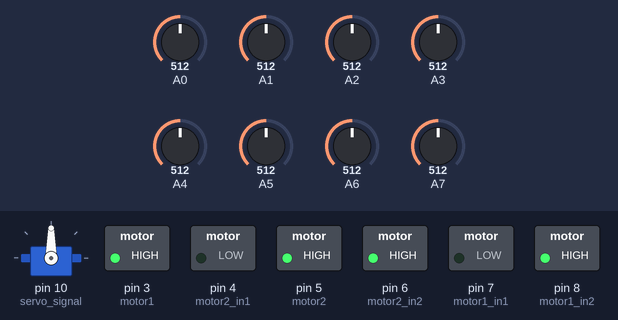
A sketch run on a simulated Arduino Nano, built with avr-gcc and run on an emulated ATmega328P. Shown: servo, switched loads named in the sketch (green lamp = pin HIGH). The test bench sets the inputs (shaded band); at power-on: A0 = 512, A1 = 512, A2 = 512, A3 = 512, A4 = 512, A5 = 512, A6 = 512, A7 = 512. EEPROM starts erased; what the sketch prints to the serial monitor is not drawn.

Above: at 0.05 s.
At 2.6 s:
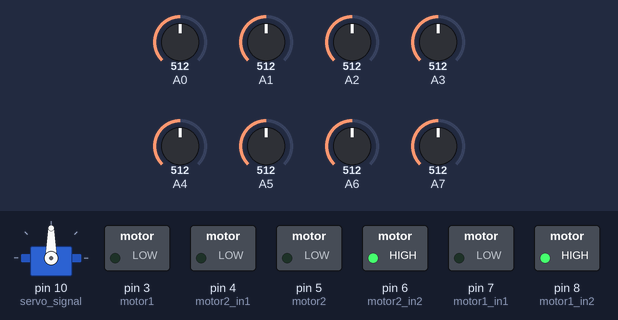
Timing chart, 0 to 5.9 s (numbered marks = the images above):
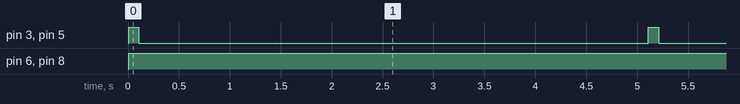

The sketch:

current_nai.ino
```cpp
#include<EEPROM.h>
#include <QTRSensors.h>
#include <NewPing.h>
#include <Servo.h>
//defining motor pins
#define motor1_in1 7
#define motor1_in2 8
#define motor2_in1 4
#define motor2_in2 6
#define motor1 3    //left motor
#define motor2 5    //right motor
//defining servo
#define servo_signal 10
//defining ultra_sound
#define echo 11
#define trigger 12
//defining sensor emitter pin
#define NUM_SENSORS             8  // number of sensors used
#define NUM_SAMPLES_PER_SENSOR  4  // average 4 analog samples per sensor reading
#define EMITTER_PIN             6  // emitter is controlled by digital pin 6
#define TRIGGER_PIN  12  // Arduino pin tied to trigger pin on the ultrasonic sensor.
#define ECHO_PIN     11  // Arduino pin tied to echo pin on the ultrasonic sensor.
#define MAX_DISTANCE 30 // Maximum distance we want to ping for (in centimeters). Maximum sensor distance is rated at 400-500cm.

NewPing sonar(TRIGGER_PIN, ECHO_PIN, MAX_DISTANCE); // NewPing setup of pins and maximum distance.

QTRSensorsAnalog qtra((unsigned char[]) {A0, A1, A2, A3, A4, A5, A6, A7},
  NUM_SENSORS, NUM_SAMPLES_PER_SENSOR, EMITTER_PIN);
unsigned int sensorValues[NUM_SENSORS];

Servo USound;


unsigned int white_value[NUM_SENSORS];
unsigned int black_value[NUM_SENSORS];
unsigned int mid_value[NUM_SENSORS];
char directionInObstacles;

static float err[2000]={};
static double integral = 2;
static double prev_integral[4]={};
static double max_integral=0;
int integralCapacity=2000;
unsigned long loop_timer=0;
static float prev_error=0;

int Kp=220;
int Ki=35.3;
int Kd=7;
float max_drive = Kp*5.5*5.5*5.5 + Ki*18.0+Kd*1;
boolean callibrated=false;
boolean pathSearched=false;
boolean BLACK=0;
boolean WHITE=1;
boolean TRACK =BLACK;
boolean sensorReading[8]={};
short int wayVectors[9]={};

static boolean isZ_l=false;
static boolean isZ_r=false;
static boolean isI=false;
static boolean isT=false;
static boolean isL_l=false;
static boolean isL_r=false;

boolean isLmostTouched=false;


int leftDistance=0;
int rightDistance=0;


///////////////////////////////////////////////////////////////////////////setting the direction of rotation of motors/////////////////////////////////////////////////////////////
void setMotorRotationDirection(char m,char d)
{
 if(m=='l')
{
 if(d=='b')
 {
  digitalWrite(motor1_in1,HIGH);
  digitalWrite(motor1_in2,LOW);
 }
 else if(d=='f')
 {
   digitalWrite(motor1_in1,LOW);
  digitalWrite(motor1_in2,HIGH);
 }
}
else if(m=='r')
{
 if(d=='b')
 {
  digitalWrite(motor2_in1,HIGH);
  digitalWrite(motor2_in2,LOW);
 }
 else if(d=='f')
 {
   digitalWrite(motor2_in1,LOW);
  digitalWrite(motor2_in2,HIGH);
 }
}
}


//////////////////////////////////////////////////////////////////////calculating the error////////////////////////////////////////////////////////////
float getCurrentPosition()
{
  float end=0;
  float distance=0;
  for(int i=0;i<NUM_SENSORS;i++)
  {
    if(sensorReading[i]==0){
      end=i+1;
      distance++;
    }
  }
  if(distance==0)
  {
    return prev_error;
  }
  float cur_pos = (end-distance/2.0)-((float)NUM_SENSORS/2);
  Serial.print("\n");
  for(int i=0;i<8;i++)
  {
  //Serial.print(" ");
  // Serial.print(sensorReading[i]);
  }

  if(cur_pos!=0) cur_pos=(abs(cur_pos)+2)*(cur_pos/abs(cur_pos));


  if(abs(cur_pos)<=2.9)
  {
    if(abs(integral)>abs(max_integral)) max_integral=integral;
    Serial.print("mxi ");
  Serial.print(max_integral);
  Serial.print("int ");
  Serial.print(integral);

  for(int i=0;i<4;i++)
  {
    prev_integral[3-i]=prev_integral[2-i];

  }
  prev_integral[0]=integral;
  for(int i=0;i<4;i++)
  {
   Serial.print("...>");
   Serial.print(prev_integral[i]);
  }

  integral=0;
  //if((abs(prev_integral[1]-prev_integral[3]))>abs(max_integral*0.1)) Kp++;
  //else if((abs(prev_integral[3]-prev_integral[1]))>(max_integral*0.1)) Kp--;
  }

  EEPROM.write(0,Kp);
  Serial.print("\n\n");
  Serial.print(cur_pos);
  Serial.print(" ");
  Serial.print(Kp);

  return cur_pos;
}

////////////////////////////////////////////////////////////////////determining the  direction of robot in section2//////////////////////////////
void determineDirectionInObstacles()
{
  int left_weight=0,right_weight=0;
  for(int i=0;i<4;i++)
  {
    left_weight+=wayVectors[i];
  }
  for(int i=4;i<8;i++)
  {
    right_weight+=wayVectors[i];
  }
  if(wayVectors[3]==0&&wayVectors[4]==0&&wayVectors[5]==0)
  {
    if((wayVectors[0]>1)&&(wayVectors[0]<8))
    {
      Serial.print(wayVectors[0]);
      Serial.print("-->..");
      directionInObstacles='r';
    }
    else if((wayVectors[8]>1)&&(wayVectors[8]<8))
    {
      Serial.print(wayVectors[8]);
      Serial.print("-->..");
      directionInObstacles='l';
    }
    else directionInObstacles='f';

  }
  else if(left_weight>right_weight) directionInObstacles='R';
  else if(right_weight>left_weight) directionInObstacles='L';

  Serial.print("            <<");
  Serial.print(directionInObstacles);


}

/////////////////////////////////////////////////////////////////moving the robot in section2//////////////////////////////////////
void goBetweenObstacles()
{
 if (directionInObstacles=='f')
 {
   setMotorRotationDirection('l','f');
  setMotorRotationDirection('r','f');
  analogWrite(motor1,255);
  analogWrite(motor2,255);
  delay(400);
 }
 else if(directionInObstacles=='r')
 {
   setMotorRotationDirection('l','f');
  setMotorRotationDirection('r','b');
  analogWrite(motor1,0);
  analogWrite(motor2,255);
  delay(50);
 }
 else if(directionInObstacles=='l')
 {
   setMotorRotationDirection('l','b');
  setMotorRotationDirection('r','f');
  analogWrite(motor1,255);
  analogWrite(motor2,0);
  delay(50);
 }
 else if(directionInObstacles=='L')
 {
   setMotorRotationDirection('l','b');
  setMotorRotationDirection('r','f');
  analogWrite(motor1,255);
  analogWrite(motor2,100);
  delay(200);
 }
 else if(directionInObstacles=='R')
 {
   setMotorRotationDirection('l','f');
  setMotorRotationDirection('r','b');
  analogWrite(motor1,100);
  analogWrite(motor2,255);
  delay(200);
 }
 analogWrite(motor1,0);
  analogWrite(motor2,0);


}

//////////////////////////////////////////////////////////////////determining PID pwm////////////////////////////////////////////////////////////////
int determinePWM()
{


  float error=getCurrentPosition();

  //Serial.print("lksjfd");
 // int error = getCurrentPosition();

 /* for(int i=0;i<integralCapacity;i++)
    {
      err[(integralCapacity-1)-i]=err[(integralCapacity-2)-i];
    }
    if(error!=0)
    {
    for(int i=0;i<integralCapacity;i++)
    {
      integral=integral+err[i];
    }
    }
    else integral=0;

  err[0]=error;
*/

  integral=integral+error;
  float derivative = (error - prev_error);
  float drive = 1.10*error*Kp*error*error+integral*Ki+derivative*Kd;
  int displacement = ((float)drive/(float)max_drive)*(float)250;
  if(displacement>250) displacement=250;
  if(displacement<-250) displacement=-250;
  prev_error=error;
  Serial.print("\nin pwm:  ");
 Serial.print(error);
  Serial.print(" integral>> ");
 Serial.print(integral);
 Serial.print("  ");
  Serial.print(derivative);
  Serial.print("  ");
  Serial.print(displacement);
  Serial.print("  ");
 Serial.print(drive);
  Serial.print("  \n");


  if(displacement>0)//move right
  {
   analogWrite(motor2,255);
   //digitalWrite(Motor_left_2,LOW);
   analogWrite(motor1,255-displacement);
   //digitalWrite(Motor_right_2,LOW);

  }

  else
  {
    analogWrite(motor2,255+displacement);
  // digitalWrite(Motor_left_2,LOW);
   analogWrite(motor1,255);
  // digitalWrite(Motor_right_2,LOW);

  }


  return displacement;


}

//////////////////////////////////////////////////////////////////////////////////////////////////////Callibrating sensors////////////////////////////////////////////////////
void callibrate()
{

  Serial.print("\nCallibrating sensors....\n");
  setMotorRotationDirection('l','f');
  setMotorRotationDirection('r','f');
  analogWrite(motor1,255);
  analogWrite(motor2,255);
  delay(100);
  analogWrite(motor1,0);
  analogWrite(motor2,0);

 Serial.print("\n\nplace on white surface\n");
 delay(5000);
 qtra.read(sensorValues,QTR_EMITTERS_ON);
 for(int i=0;i<8;i++)
 {
   white_value[i]=sensorValues[i];
   Serial.print(white_value[i]);
    Serial.print(" ");
 }
 analogWrite(motor1,255);
  analogWrite(motor2,255);
  delay(100);
  analogWrite(motor1,0);
  analogWrite(motor2,0);
 Serial.print("\n\nplace on black surface\n");
 delay(5000);
 qtra.read(sensorValues,QTR_EMITTERS_ON);
 for(int i=0;i<8;i++)
 {
   black_value[i]=sensorValues[i];
    Serial.print(black_value[i]);
    Serial.print(" ");
 }
 analogWrite(motor1,255);
  analogWrite(motor2,255);
  delay(100);
  analogWrite(motor1,0);
  analogWrite(motor2,0);
 Serial.print("\n\ncalculating average value\n");
 for(int i=0;i<8;i++)
 {
  mid_value[i]=(white_value[i]+black_value[i])/2;

   Serial.print(mid_value[i]);
    Serial.print(" ");
 }
 delay(5000);

}
//////////////////////////////////////////////////////////////////////setting digital values of sensors from analog values///////////////////////////////////
void readSensors()
{
 qtra.read(sensorValues);
 for(int i=0;i<8;i++)
{
 if(sensorValues[i]<mid_value[i]) sensorReading[i]=1^TRACK;
 else sensorReading[i]=0^TRACK;
}
}

//////////////////////////////////////////////////////////////////////finding way for obstacle avoiding in section two///////////////////////////////////////
void findWay()
{
  USound.write(0);
  delay(500);
  for(int i=20;i<=180;i+=20)
  {
    USound.write(i);
    delay(150);
    wayVectors[8-(i/20-1)]=sonar.ping()/ US_ROUNDTRIP_CM;
    delay(10);

  }

  for(int i=0;i<9;i++)
  {
   Serial.print(wayVectors[i]);
    Serial.print(" ");
  }
  Serial.print("\n");

}

void searchPath()
{

  USound.write(160);
  delay(500);
  leftDistance=(sonar.ping()/US_ROUNDTRIP_CM);
  USound.write(40);
  delay(500);
  rightDistance=(sonar.ping()/US_ROUNDTRIP_CM);
  USound.write(100);

  Serial.print(leftDistance);
  Serial.print("  ");
  Serial.print(rightDistance);
  Serial.print("  \n");


}

void avoidObstacle()
{
 searchPath();
 setMotorRotationDirection('l','f');
  setMotorRotationDirection('r','f');
 analogWrite(motor1,255);
 analogWrite(motor2,0);
 delay(500);
 analogWrite(motor1,255);
 analogWrite(motor2,255);
 delay(500);
 USound.write(20);
 while(1)
 {
   int distance=sonar.ping()/US_ROUNDTRIP_CM;
  if(distance>1&&distance<15)
  {
  analogWrite(motor1,255);
 analogWrite(motor2,0);
 delay(10);
  }
  else
  {
   analogWrite(motor1,0);
 analogWrite(motor2,255);
 delay(10);
  }
 }


}

boolean isObstacleInFront()
{
 int distance=sonar.ping();
 distance=distance/US_ROUNDTRIP_CM;
 Serial.print(distance);
 Serial.print(" \n");
 if(distance<15&&distance>4)
 {
   pathSearched=false;
   return true;

 }
 else return false;

}

boolean isDeadEnd()
{
  for(int i=0;i<8;i++)
  {
   if(sensorReading[i]==0)
    return false;
  }
  return true;
}


///////////////////////////////////////////////////////////////////////////////////////////checkEnd()//////////////////////////////////////////////////
void checkEnd()
{
  Serial.print("\n\n in check end\n\n\n");

   readSensors();
   if((abs(millis()-loop_timer)>5000)&&!isDeadEnd())
   {
    loop_timer=millis();
    isI=false;
    isT=false;
    isZ_l=false;
    isZ_r=false;
    isL_l=false;
    isL_r=false;
    Serial.print("\n\neverything cleared... \n\n");
   }
  if((sensorReading[0]==1&&(sensorReading[3]==0||sensorReading[4]==0)&&sensorReading[7]==1)&&!isZ_l&&!isZ_r&&!isL_l&&!isL_r&&!isT)
  {
   isI=true;
   Serial.print("\n\nis IIIIIIIIII");

  }
   else if(((sensorReading[0]==0&&sensorReading[1]==0&&sensorReading[2]==0&&sensorReading[3]==0)&&sensorReading[7]==1)&&!isZ_l&&!isZ_r&&!isT)
   {
   isL_r=true;
   Serial.print("\n\nis L rrrrrrrr");
   }
   else if(((sensorReading[7]==0&&sensorReading[6]==0&&sensorReading[5]==0&&sensorReading[4]==0)&&sensorReading[0]==1)&&!isZ_l&&!isZ_r&&!isT)
   {
   isL_l=true;
   Serial.print("\n\nis L lllllllllllll");
   }

   else if((sensorReading[0]==0&&(sensorReading[1]==1||sensorReading[2]==1)&&(sensorReading[3]==0||sensorReading[4]==0||sensorReading[5]==0)&&sensorReading[7]==1)&&!isT&&!isZ_l&&!isZ_r)
   {
   isZ_l=true;
   Serial.print("\n\nis Z llllllllllllll");
   }
   else if((sensorReading[7]==0&&(sensorReading[6]==1||sensorReading[5]==1)&&(sensorReading[4]==0||sensorReading[3]==0||sensorReading[2]==0)&&sensorReading[0]==1)/!isT&&!isZ_l&&!isZ_r)
   {
   isZ_r=true;
   Serial.print("\n\nis Z rrrrrrrrrrrr");
   }
   else if(sensorReading[0]==0&&sensorReading[1]==0&&sensorReading[2]==0&&sensorReading[3]==0&&sensorReading[4]==0&&sensorReading[5]==0&&sensorReading[6]==0&&sensorReading[7]==0)
   {
   isT=true;
   Serial.print("\n\nis TTTTTTTTTTTTTTTTTT");
   }


}

//////////////////////////////////////////////////////////////////////////turn()///////////////////////////

void setWhichOneTouched()
{
  readSensors();
 if((sensorReading[0]==0)&&(sensorReading[7]==1)) isLmostTouched=true;
 else if((sensorReading[0]==1)&&(sensorReading[7]==0)) isLmostTouched=false;

}
//////////////////////////////////////isCentr()//////////////////////////////////////////////////////////////////////////////////////////////////////////////////////////////

boolean isCentr()
{
 if(getCurrentPosition()>=4)
return true;
else return false;
}
//////////////////////////////////////////////////////////                              turn()///////////////////////////////////////////////////////////////////////
void turn()
{
  Serial.print("\n\nTurn\n\n");
 setWhichOneTouched();
 Serial.print("<T ");
 Serial.print(isT);
  Serial.print("> ");
 Serial.print("<Zl ");
 Serial.print(isZ_l);
  Serial.print("> ");
  Serial.print("<Zr ");
 Serial.print(isZ_r);
  Serial.print("> ");
  Serial.print("<Ll ");
 Serial.print(isL_l);
  Serial.print("> ");
  Serial.print("<Lr ");
 Serial.print(isL_r);
  Serial.print("> ");
  Serial.print("<I ");
 Serial.print(isI);
  Serial.print("> ");
  for(int i=0;i<8;i++)
  {
   Serial.print(sensorReading[i]);
  }
  Serial.print("\n");
if(isT)
{
  Serial.print("\n this is T....\n");
  analogWrite(motor1,0);
  analogWrite(motor2,255);
 // if(isCentr())
 // isT=false;
}
  else if(isZ_l)
{
  Serial.print("\n this is Z left....\n");
   analogWrite(motor1,0);
  analogWrite(motor2,255);
 // if(isCentr())
  //isZ_l=false;
}
else if(isZ_r)
{
  Serial.print("\n this is Z_right....\n");
    analogWrite(motor1,255);
  analogWrite(motor2,0);
 // if(isCentr())
 // isZ_r=false;
}
else if(isL_l)
{
  Serial.print("\n this is L_left....\n");
    analogWrite(motor1,0);
  analogWrite(motor2,255);
 // if(isCentr())
 // isL_l=false;
}
else if(isL_r)
{
  Serial.print("\n this is L_right....\n");
    analogWrite(motor1,255);
  analogWrite(motor2,0);
  //if(isCentr())
  //isT=false;
}
else if(isI)
{
  Serial.print("\n this is I_right....\n");
  //isI=false;
}

}

void setup()
{

  Serial.begin(9600);
  USound.attach(servo_signal);
  pinMode(motor1_in1,OUTPUT);
  pinMode(motor1_in2,OUTPUT);
  pinMode(motor2_in1,OUTPUT);
  pinMode(motor2_in2,OUTPUT);

  //pinMode(servo_signal,OUTPUT);

  pinMode(A0,INPUT);
  pinMode(A1,INPUT);
  pinMode(A2,INPUT);
  pinMode(A3,INPUT);
  pinMode(A4,INPUT);
  pinMode(A5,INPUT);
  pinMode(A6,INPUT);
  pinMode(A7,INPUT);

}

void loop()
{

 /* if(isObstacleInFront()&&pathSearched==false)
  {
  avoidObstacle();
  pathSearched=true;
  }

  if(callibrated==false)
  {
  callibrate();
  callibrated=true;
  }
  readSensors();
  setMotorRotationDirection('l','f');
  setMotorRotationDirection('r','f');
 determinePWM();


  if(callibrated==false)
  {
  callibrate();
  callibrated=true;
  }
  if(isDeadEnd())
  {
    Serial.print("deadEnd\n\n");

  }
  else Serial.print("on line\n\n");
  for(int i=0;i<8;i++)
  {
    Serial.print(" ");
    Serial.print(sensorReading[i]);
  }
  delay(200);
  if(callibrated==false)
  {
  callibrate();
  callibrated=true;
  }
  readSensors();
  setMotorRotationDirection('l','f');
  setMotorRotationDirection('r','f');
 determinePWM();


 findWay();
 determineDirectionInObstacles();
 goBetweenObstacles();


  */
  if(!isDeadEnd()&&(abs(prev_error)<=4.5))
  {
  checkEnd();
  }

 if(callibrated==false)
  {
  callibrate();
  callibrated=true;
  }
  readSensors();
  setMotorRotationDirection('l','f');
  setMotorRotationDirection('r','f');
  if(isDeadEnd()&&(abs(prev_error)<=4.5))
  {


    turn();
    //Serial.print("deadEnd\n\n");

  }
  else
  determinePWM();


/*
USound.write(20);
delay(150);
USound.write(40);
delay(150);
USound.write(60);
delay(150);
USound.write(80);
delay(150);
USound.write(100);
delay(150);
USound.write(120);
delay(150);
USound.write(140);
delay(150);
USound.write(160);
delay(150);
USound.write(180);
delay(150);
USound.write(160);
delay(150);
USound.write(140);
delay(150);
USound.write(120);
delay(150);
USound.write(100);
delay(150);
USound.write(80);
delay(150);
USound.write(60);
delay(150);
USound.write(40);
delay(150);
USound.write(20);
delay(150);
*/

}
```

Measured:
- by itself, pin 3 (motor1), pin 5 (motor2): alternates HIGH for 0.10 s and LOW for 5.0 s, 7 changes in all, then stays HIGH
- by itself, pin 6 (motor2_in2), pin 8 (motor1_in2): LOW → HIGH at 0.01 s
